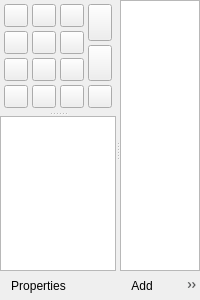
<?xml version="1.0" encoding="UTF-8"?>
<ui version="4.0">
 <class>PTZControls</class>
 <widget class="QFrame" name="PTZControls">
  <property name="geometry">
   <rect>
    <x>0</x>
    <y>0</y>
    <width>200</width>
    <height>300</height>
   </rect>
  </property>
  <property name="contextMenuPolicy">
   <enum>Qt::ContextMenuPolicy::CustomContextMenu</enum>
  </property>
  <layout class="QVBoxLayout" name="dockWidgetContentsVerticalLayout">
   <property name="spacing">
    <number>0</number>
   </property>
   <property name="leftMargin">
    <number>0</number>
   </property>
   <property name="topMargin">
    <number>0</number>
   </property>
   <property name="rightMargin">
    <number>0</number>
   </property>
   <property name="bottomMargin">
    <number>0</number>
   </property>
   <item>
    <widget class="QSplitter" name="splitter">
     <property name="orientation">
      <enum>Qt::Orientation::Horizontal</enum>
     </property>
     <property name="childrenCollapsible">
      <bool>true</bool>
     </property>
     <widget class="QWidget" name="cameraColumn" native="true">
      <layout class="QVBoxLayout" name="cameraColumnVerticalLayout">
       <property name="spacing">
        <number>0</number>
       </property>
       <property name="leftMargin">
        <number>0</number>
       </property>
       <property name="topMargin">
        <number>0</number>
       </property>
       <property name="rightMargin">
        <number>0</number>
       </property>
       <property name="bottomMargin">
        <number>0</number>
       </property>
       <item>
        <widget class="QSplitter" name="vertsplitter">
         <property name="orientation">
          <enum>Qt::Orientation::Vertical</enum>
         </property>
         <property name="childrenCollapsible">
          <bool>true</bool>
         </property>
      <widget class="QWidget" name="movementControlsWidget" native="true">
       <property name="sizePolicy">
        <sizepolicy hsizetype="Expanding" vsizetype="Fixed">
         <horstretch>0</horstretch>
         <verstretch>0</verstretch>
        </sizepolicy>
       </property>
       <layout class="QGridLayout" name="movementControlsGridLayout">
        <property name="leftMargin">
         <number>4</number>
        </property>
        <property name="topMargin">
         <number>4</number>
        </property>
        <property name="rightMargin">
         <number>4</number>
        </property>
        <property name="bottomMargin">
         <number>4</number>
        </property>
        <property name="spacing">
         <number>4</number>
        </property>
        <item row="0" column="0" rowspan="3" colspan="3">
         <widget class="QStackedWidget" name="pantiltStack">
          <property name="contextMenuPolicy">
           <enum>Qt::ContextMenuPolicy::CustomContextMenu</enum>
          </property>
          <property name="currentIndex">
           <number>0</number>
          </property>
          <widget class="QWidget" name="buttonsPage">
           <layout class="QGridLayout" name="pantiltGridLayout">
            <property name="leftMargin">
             <number>0</number>
            </property>
            <property name="topMargin">
             <number>0</number>
            </property>
            <property name="rightMargin">
             <number>0</number>
            </property>
            <property name="bottomMargin">
             <number>0</number>
            </property>
            <property name="spacing">
             <number>4</number>
            </property>
            <item row="0" column="0">
             <widget class="SquareToolButton" name="panTiltButton_upleft">
              <property name="sizePolicy">
               <sizepolicy hsizetype="Expanding" vsizetype="Expanding">
                <horstretch>0</horstretch>
                <verstretch>0</verstretch>
               </sizepolicy>
              </property>
              <property name="toolTip">
               <string>&lt;html&gt;&lt;head/&gt;&lt;body&gt;&lt;p&gt;Move camera up left&lt;br/&gt;&amp;lt;ctrl&amp;gt;+click: fast&lt;br/&gt;&amp;lt;shift&amp;gt;+click: slow&lt;/p&gt;&lt;/body&gt;&lt;/html&gt;</string>
              </property>
              <property name="text">
               <string/>
              </property>
              <property name="icon">
               <iconset resource="ptz-controls.qrc">
                <normaloff>:/icons/icons/pantilt_upleft.svg</normaloff>:/icons/icons/pantilt_upleft.svg</iconset>
              </property>
             </widget>
            </item>
            <item row="0" column="1">
             <widget class="SquareToolButton" name="panTiltButton_up">
              <property name="sizePolicy">
               <sizepolicy hsizetype="Expanding" vsizetype="Expanding">
                <horstretch>0</horstretch>
                <verstretch>0</verstretch>
               </sizepolicy>
              </property>
              <property name="toolTip">
               <string>&lt;html&gt;&lt;head/&gt;&lt;body&gt;&lt;p&gt;Move camera up&lt;br/&gt;&amp;lt;ctrl&amp;gt;+click: fast&lt;br/&gt;&amp;lt;shift&amp;gt;+click: slow&lt;/p&gt;&lt;/body&gt;&lt;/html&gt;</string>
              </property>
              <property name="text">
               <string/>
              </property>
              <property name="icon">
               <iconset resource="ptz-controls.qrc">
                <normaloff>:/icons/icons/pantilt_up.svg</normaloff>:/icons/icons/pantilt_up.svg</iconset>
              </property>
             </widget>
            </item>
            <item row="2" column="2">
             <widget class="SquareToolButton" name="panTiltButton_downright">
              <property name="sizePolicy">
               <sizepolicy hsizetype="Expanding" vsizetype="Expanding">
                <horstretch>0</horstretch>
                <verstretch>0</verstretch>
               </sizepolicy>
              </property>
              <property name="toolTip">
               <string>&lt;html&gt;&lt;head/&gt;&lt;body&gt;&lt;p&gt;Move camera down right&lt;br/&gt;&amp;lt;ctrl&amp;gt;+click: fast&lt;br/&gt;&amp;lt;shift&amp;gt;+click: slow&lt;/p&gt;&lt;/body&gt;&lt;/html&gt;</string>
              </property>
              <property name="text">
               <string/>
              </property>
              <property name="icon">
               <iconset resource="ptz-controls.qrc">
                <normaloff>:/icons/icons/pantilt_downright.svg</normaloff>:/icons/icons/pantilt_downright.svg</iconset>
              </property>
             </widget>
            </item>
            <item row="0" column="2">
             <widget class="SquareToolButton" name="panTiltButton_upright">
              <property name="sizePolicy">
               <sizepolicy hsizetype="Expanding" vsizetype="Expanding">
                <horstretch>0</horstretch>
                <verstretch>0</verstretch>
               </sizepolicy>
              </property>
              <property name="toolTip">
               <string>&lt;html&gt;&lt;head/&gt;&lt;body&gt;&lt;p&gt;Move camera up right&lt;br/&gt;&amp;lt;ctrl&amp;gt;+click: fast&lt;br/&gt;&amp;lt;shift&amp;gt;+click: slow&lt;/p&gt;&lt;/body&gt;&lt;/html&gt;</string>
              </property>
              <property name="text">
               <string/>
              </property>
              <property name="icon">
               <iconset resource="ptz-controls.qrc">
                <normaloff>:/icons/icons/pantilt_upright.svg</normaloff>:/icons/icons/pantilt_upright.svg</iconset>
              </property>
             </widget>
            </item>
            <item row="1" column="1">
             <widget class="SquareToolButton" name="panTiltButton_home">
              <property name="sizePolicy">
               <sizepolicy hsizetype="Expanding" vsizetype="Expanding">
                <horstretch>0</horstretch>
                <verstretch>0</verstretch>
               </sizepolicy>
              </property>
              <property name="text">
               <string/>
              </property>
              <property name="icon">
               <iconset resource="ptz-controls.qrc">
                <normaloff>:/icons/icons/pantilt_home.svg</normaloff>:/icons/icons/pantilt_home.svg</iconset>
              </property>
             </widget>
            </item>
            <item row="1" column="0">
             <widget class="SquareToolButton" name="panTiltButton_left">
              <property name="sizePolicy">
               <sizepolicy hsizetype="Expanding" vsizetype="Expanding">
                <horstretch>0</horstretch>
                <verstretch>0</verstretch>
               </sizepolicy>
              </property>
              <property name="toolTip">
               <string>&lt;html&gt;&lt;head/&gt;&lt;body&gt;&lt;p&gt;Move camera left&lt;br/&gt;&amp;lt;ctrl&amp;gt;+click: fast&lt;br/&gt;&amp;lt;shift&amp;gt;+click: slow&lt;/p&gt;&lt;/body&gt;&lt;/html&gt;</string>
              </property>
              <property name="text">
               <string/>
              </property>
              <property name="icon">
               <iconset resource="ptz-controls.qrc">
                <normaloff>:/icons/icons/pantilt_left.svg</normaloff>:/icons/icons/pantilt_left.svg</iconset>
              </property>
             </widget>
            </item>
            <item row="2" column="1">
             <widget class="SquareToolButton" name="panTiltButton_down">
              <property name="sizePolicy">
               <sizepolicy hsizetype="Expanding" vsizetype="Expanding">
                <horstretch>0</horstretch>
                <verstretch>0</verstretch>
               </sizepolicy>
              </property>
              <property name="toolTip">
               <string>&lt;html&gt;&lt;head/&gt;&lt;body&gt;&lt;p&gt;Move camera down&lt;br/&gt;&amp;lt;ctrl&amp;gt;+click: fast&lt;br/&gt;&amp;lt;shift&amp;gt;+click: slow&lt;/p&gt;&lt;/body&gt;&lt;/html&gt;</string>
              </property>
              <property name="text">
               <string/>
              </property>
              <property name="icon">
               <iconset resource="ptz-controls.qrc">
                <normaloff>:/icons/icons/pantilt_down.svg</normaloff>:/icons/icons/pantilt_down.svg</iconset>
              </property>
             </widget>
            </item>
            <item row="2" column="0">
             <widget class="SquareToolButton" name="panTiltButton_downleft">
              <property name="sizePolicy">
               <sizepolicy hsizetype="Expanding" vsizetype="Expanding">
                <horstretch>0</horstretch>
                <verstretch>0</verstretch>
               </sizepolicy>
              </property>
              <property name="toolTip">
               <string>&lt;html&gt;&lt;head/&gt;&lt;body&gt;&lt;p&gt;Move camera down left&lt;br/&gt;&amp;lt;ctrl&amp;gt;+click: fast&lt;br/&gt;&amp;lt;shift&amp;gt;+click: slow&lt;/p&gt;&lt;/body&gt;&lt;/html&gt;</string>
              </property>
              <property name="text">
               <string/>
              </property>
              <property name="icon">
               <iconset resource="ptz-controls.qrc">
                <normaloff>:/icons/icons/pantilt_downleft.svg</normaloff>:/icons/icons/pantilt_downleft.svg</iconset>
              </property>
             </widget>
            </item>
            <item row="1" column="2">
             <widget class="SquareToolButton" name="panTiltButton_right">
              <property name="sizePolicy">
               <sizepolicy hsizetype="Expanding" vsizetype="Expanding">
                <horstretch>0</horstretch>
                <verstretch>0</verstretch>
               </sizepolicy>
              </property>
              <property name="toolTip">
               <string>&lt;html&gt;&lt;head/&gt;&lt;body&gt;&lt;p&gt;Move camera right&lt;br/&gt;&amp;lt;ctrl&amp;gt;+click: fast&lt;br/&gt;&amp;lt;shift&amp;gt;+click: slow&lt;/p&gt;&lt;/body&gt;&lt;/html&gt;</string>
              </property>
              <property name="text">
               <string/>
              </property>
              <property name="icon">
               <iconset resource="ptz-controls.qrc">
                <normaloff>:/icons/icons/pantilt_right.svg</normaloff>:/icons/icons/pantilt_right.svg</iconset>
              </property>
             </widget>
            </item>
           </layout>
          </widget>
          <widget class="QWidget" name="touchPage">
           <layout class="QVBoxLayout" name="touchPageVerticalLayout">
            <property name="leftMargin">
             <number>0</number>
            </property>
            <property name="topMargin">
             <number>0</number>
            </property>
            <property name="rightMargin">
             <number>0</number>
            </property>
            <property name="bottomMargin">
             <number>0</number>
            </property>
            <item>
             <widget class="TouchControl" name="panTiltTouch" native="true"/>
            </item>
           </layout>
          </widget>
         </widget>
        </item>
        <item row="0" column="3" rowspan="3">
         <layout class="QVBoxLayout" name="zoomControlsVerticalLayout">
          <item>
           <widget class="SquareToolButton" name="zoomButton_tele">
            <property name="sizePolicy">
             <sizepolicy hsizetype="Expanding" vsizetype="Expanding">
              <horstretch>0</horstretch>
              <verstretch>0</verstretch>
             </sizepolicy>
            </property>
            <property name="toolTip">
             <string>&lt;html&gt;&lt;head/&gt;&lt;body&gt;&lt;p&gt;Zoom camera in&lt;br/&gt;&amp;lt;ctrl&amp;gt;+click: fast&lt;br/&gt;&amp;lt;shift&amp;gt;+click: slow&lt;/p&gt;&lt;/body&gt;&lt;/html&gt;</string>
            </property>
            <property name="layoutDirection">
             <enum>Qt::LayoutDirection::LeftToRight</enum>
            </property>
            <property name="icon">
             <iconset resource="ptz-controls.qrc">
              <normaloff>:/icons/icons/zoom_in.svg</normaloff>:/icons/icons/zoom_in.svg</iconset>
            </property>
           </widget>
          </item>
          <item>
           <widget class="SquareToolButton" name="zoomButton_wide">
            <property name="sizePolicy">
             <sizepolicy hsizetype="Expanding" vsizetype="Expanding">
              <horstretch>0</horstretch>
              <verstretch>0</verstretch>
             </sizepolicy>
            </property>
            <property name="toolTip">
             <string>&lt;html&gt;&lt;head/&gt;&lt;body&gt;&lt;p&gt;Zoom camera out&lt;br/&gt;&amp;lt;ctrl&amp;gt;+click: fast&lt;br/&gt;&amp;lt;shift&amp;gt;+click: slow&lt;/p&gt;&lt;/body&gt;&lt;/html&gt;</string>
            </property>
            <property name="icon">
             <iconset resource="ptz-controls.qrc">
              <normaloff>:/icons/icons/zoom_out.svg</normaloff>:/icons/icons/zoom_out.svg</iconset>
            </property>
           </widget>
          </item>
         </layout>
        </item>
        <item row="3" column="0">
         <widget class="SquareToolButton" name="focusButton_auto">
          <property name="sizePolicy">
           <sizepolicy hsizetype="Expanding" vsizetype="Expanding">
            <horstretch>0</horstretch>
            <verstretch>0</verstretch>
           </sizepolicy>
          </property>
          <property name="toolTip">
           <string>&lt;html&gt;&lt;head/&gt;&lt;body&gt;&lt;p&gt;Toggle Autofocus On/Off&lt;/p&gt;&lt;/body&gt;&lt;/html&gt;</string>
          </property>
          <property name="icon">
           <iconset resource="ptz-controls.qrc">
            <normaloff>:/icons/icons/focus_auto.svg</normaloff>:/icons/icons/focus_auto.svg</iconset>
          </property>
          <property name="checkable">
           <bool>true</bool>
          </property>
         </widget>
        </item>
        <item row="3" column="1">
         <widget class="SquareToolButton" name="focusButton_near">
          <property name="sizePolicy">
           <sizepolicy hsizetype="Expanding" vsizetype="Expanding">
            <horstretch>0</horstretch>
            <verstretch>0</verstretch>
           </sizepolicy>
          </property>
          <property name="toolTip">
           <string>&lt;html&gt;&lt;head/&gt;&lt;body&gt;&lt;p&gt;Focus near&lt;br/&gt;&amp;lt;ctrl&amp;gt;+click: fast&lt;br/&gt;&amp;lt;shift&amp;gt;+click: slow&lt;/p&gt;&lt;/body&gt;&lt;/html&gt;</string>
          </property>
          <property name="icon">
           <iconset resource="ptz-controls.qrc">
            <normaloff>:/icons/icons/focus_near.svg</normaloff>:/icons/icons/focus_near.svg</iconset>
          </property>
         </widget>
        </item>
        <item row="3" column="2">
         <widget class="SquareToolButton" name="focusButton_far">
          <property name="sizePolicy">
           <sizepolicy hsizetype="Expanding" vsizetype="Expanding">
            <horstretch>0</horstretch>
            <verstretch>0</verstretch>
           </sizepolicy>
          </property>
          <property name="toolTip">
           <string>&lt;html&gt;&lt;head/&gt;&lt;body&gt;&lt;p&gt;Focus far&lt;br/&gt;&amp;lt;ctrl&amp;gt;+click: fast&lt;br/&gt;&amp;lt;shift&amp;gt;+click: slow&lt;/p&gt;&lt;/body&gt;&lt;/html&gt;</string>
          </property>
          <property name="layoutDirection">
           <enum>Qt::LayoutDirection::LeftToRight</enum>
          </property>
          <property name="icon">
           <iconset resource="ptz-controls.qrc">
            <normaloff>:/icons/icons/focus_far.svg</normaloff>:/icons/icons/focus_far.svg</iconset>
          </property>
         </widget>
        </item>
        <item row="3" column="3">
         <widget class="SquareToolButton" name="focusButton_onetouch">
          <property name="sizePolicy">
           <sizepolicy hsizetype="Expanding" vsizetype="Expanding">
            <horstretch>0</horstretch>
            <verstretch>0</verstretch>
           </sizepolicy>
          </property>
          <property name="toolTip">
           <string>&lt;html&gt;&lt;head/&gt;&lt;body&gt;&lt;p&gt;One-touch Autofocus&lt;/p&gt;&lt;/body&gt;&lt;/html&gt;</string>
          </property>
          <property name="text">
           <string/>
          </property>
          <property name="class" stdset="0">
           <string notr="true">icon-touch</string>
          </property>
         </widget>
        </item>
       </layout>
      </widget>
      <widget class="CircularListView" name="cameraList">
       <property name="sizePolicy">
        <sizepolicy hsizetype="Expanding" vsizetype="Expanding">
         <horstretch>0</horstretch>
         <verstretch>0</verstretch>
        </sizepolicy>
       </property>
       <property name="minimumSize">
        <size>
         <width>100</width>
         <height>50</height>
        </size>
       </property>
       <property name="contextMenuPolicy">
        <enum>Qt::ContextMenuPolicy::CustomContextMenu</enum>
       </property>
       <property name="editTriggers">
        <set>QAbstractItemView::EditTrigger::NoEditTriggers</set>
       </property>
      </widget>
     </widget>
       </item>
       <item>
        <widget class="QToolBar" name="ptzToolbar">
         <property name="iconSize">
          <size>
           <width>16</width>
           <height>16</height>
          </size>
         </property>
         <addaction name="actionProperties"/>
        </widget>
       </item>
      </layout>
     </widget>
     <widget class="QWidget" name="presetColumn" native="true">
      <layout class="QVBoxLayout" name="presetColumnVerticalLayout">
       <property name="spacing">
        <number>0</number>
       </property>
       <property name="leftMargin">
        <number>0</number>
       </property>
       <property name="topMargin">
        <number>0</number>
       </property>
       <property name="rightMargin">
        <number>0</number>
       </property>
       <property name="bottomMargin">
        <number>0</number>
       </property>
       <item>
        <widget class="CircularListView" name="presetListView">
         <property name="contextMenuPolicy">
          <enum>Qt::ContextMenuPolicy::CustomContextMenu</enum>
         </property>
         <property name="editTriggers">
          <set>QAbstractItemView::EditTrigger::EditKeyPressed</set>
         </property>
        </widget>
       </item>
       <item>
        <widget class="QToolBar" name="presetToolbar">
         <property name="iconSize">
          <size>
           <width>16</width>
           <height>16</height>
          </size>
         </property>
         <addaction name="actionPresetAdd"/>
         <addaction name="actionPresetMoveUp"/>
         <addaction name="actionPresetMoveDown"/>
        </widget>
       </item>
      </layout>
     </widget>
    </widget>
   </item>
  </layout>
  <action name="actionProperties">
   <property name="enabled">
    <bool>true</bool>
   </property>
   <property name="text">
    <string>Properties</string>
   </property>
   <property name="toolTip">
    <string>PTZ.Action.Properties.Tooltip</string>
   </property>
   <property name="class" stdset="0">
    <string notr="true">icon-gear</string>
   </property>
  </action>
  <action name="actionPresetAdd">
   <property name="text">
    <string>Add</string>
   </property>
   <property name="toolTip">
    <string>PTZ.Action.Preset.Add.Tooltip</string>
   </property>
   <property name="class" stdset="0">
    <string notr="true">icon-plus</string>
   </property>
  </action>
  <action name="actionPresetRemove">
   <property name="text">
    <string>Remove</string>
   </property>
   <property name="toolTip">
    <string>PTZ.Action.Preset.Remove.Tooltip</string>
   </property>
   <property name="class" stdset="0">
    <string notr="true">icon-trash</string>
   </property>
  </action>
  <action name="actionPresetMoveUp">
   <property name="text">
    <string>MoveUp</string>
   </property>
   <property name="toolTip">
    <string>PTZ.Action.Preset.MoveUp.Tooltip</string>
   </property>
   <property name="class" stdset="0">
    <string notr="true">icon-up</string>
   </property>
  </action>
  <action name="actionPresetMoveDown">
   <property name="text">
    <string>MoveDown</string>
   </property>
   <property name="toolTip">
    <string>PTZ.Action.Preset.MoveDown.Tooltip</string>
   </property>
   <property name="class" stdset="0">
    <string notr="true">icon-down</string>
   </property>
  </action>
  <action name="actionPresetRename">
   <property name="text">
    <string>Rename</string>
   </property>
   <property name="toolTip">
    <string>PTZ.Action.Preset.Rename.Tooltip</string>
   </property>
  </action>
  <action name="actionPresetSave">
   <property name="text">
    <string>PTZ.Action.Preset.Save</string>
   </property>
   <property name="toolTip">
    <string>PTZ.Action.Preset.Save.Tooltip</string>
   </property>
  </action>
  <action name="actionPresetClear">
   <property name="text">
    <string>PTZ.Action.Preset.Clear</string>
   </property>
   <property name="toolTip">
    <string>PTZ.Action.Preset.Clear.Tooltip</string>
   </property>
  </action>
 </widget>
 <customwidgets>
  <customwidget>
   <class>TouchControl</class>
   <extends>QWidget</extends>
   <header>touch-control.hpp</header>
   <container>1</container>
  </customwidget>
  <customwidget>
   <class>CircularListView</class>
   <extends>QListView</extends>
   <header>circularlistview.hpp</header>
  </customwidget>
  <customwidget>
   <class>SquareToolButton</class>
   <extends>QToolButton</extends>
   <header>square-tool-button.hpp</header>
  </customwidget>
 </customwidgets>
 <resources>
  <include location="ptz-controls.qrc"/>
 </resources>
 <connections/>
</ui>
